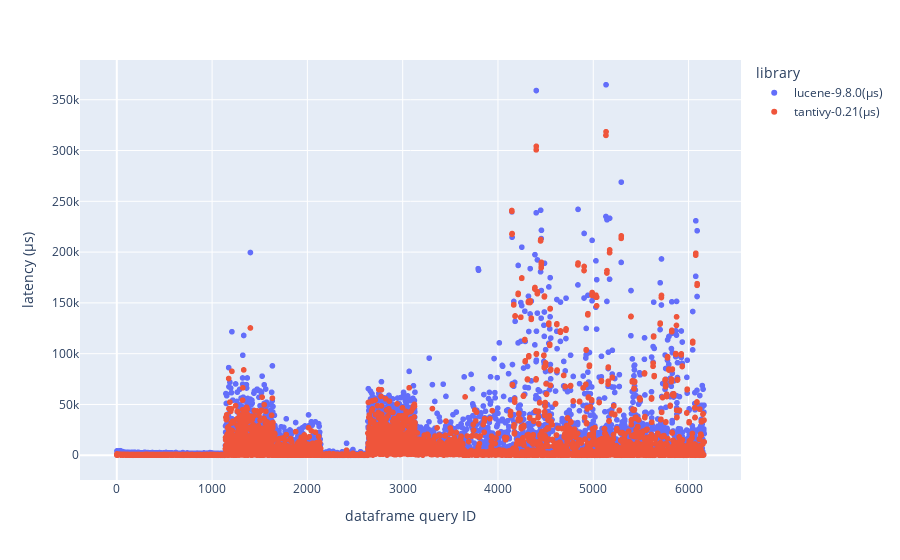

Notebook code for this chart:
### Code cell
import plotly.express as px

px.scatter(df, y=[lucene_metric_label, tantivy_metric_label], hover_name="query",
          labels={
                  "value": f"latency {metric_label_microsec}",
                  "variable": "library",
                  "index": "dataframe query ID"
          })

### Figure 1 — Plotly figure (JSON) as saved in the notebook; plotly's stock layout.template omitted (floating-point values rounded to 4 significant figures; data arrays with more than 128 entries replaced by an {"elided": "..."} marker saying what was removed)
{"data": [{"hovertemplate": "<b>%{hovertext}</b><br><br>library=lucene-9.8.0(μs)<br>dataframe query ID=%{x}<br>latency (μs)=%{y}<extra></extra>", "hovertext": {"elided": "6165 str values"}, "legendgroup": "lucene-9.8.0(μs)", "marker": {"color": "#636efa", "symbol": "circle"}, "mode": "markers", "name": "lucene-9.8.0(μs)", "showlegend": true, "type": "scattergl", "x": {"elided": "6165 int values"}, "xaxis": "x", "y": {"elided": "6165 float values"}, "yaxis": "y"}, {"hovertemplate": "<b>%{hovertext}</b><br><br>library=tantivy-0.21(μs)<br>dataframe query ID=%{x}<br>latency (μs)=%{y}<extra></extra>", "hovertext": {"elided": "6165 str values"}, "legendgroup": "tantivy-0.21(μs)", "marker": {"color": "#EF553B", "symbol": "circle"}, "mode": "markers", "name": "tantivy-0.21(μs)", "showlegend": true, "type": "scattergl", "x": {"elided": "6165 int values"}, "xaxis": "x", "y": {"elided": "6165 float values"}, "yaxis": "y"}], "layout": {"legend": {"title": {"text": "library"}, "tracegroupgap": 0}, "margin": {"t": 60}, "xaxis": {"anchor": "y", "domain": [0, 1], "title": {"text": "dataframe query ID"}}, "yaxis": {"anchor": "x", "domain": [0, 1], "title": {"text": "latency (μs)"}}}}
